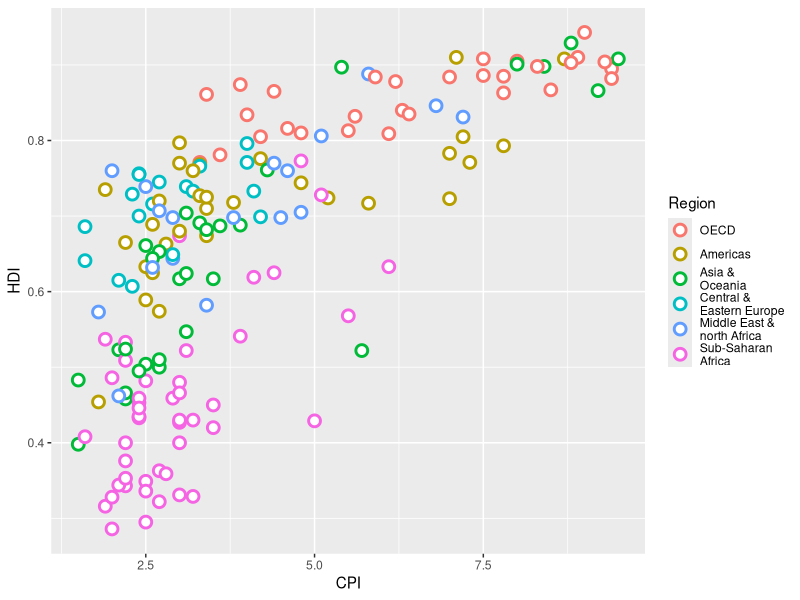
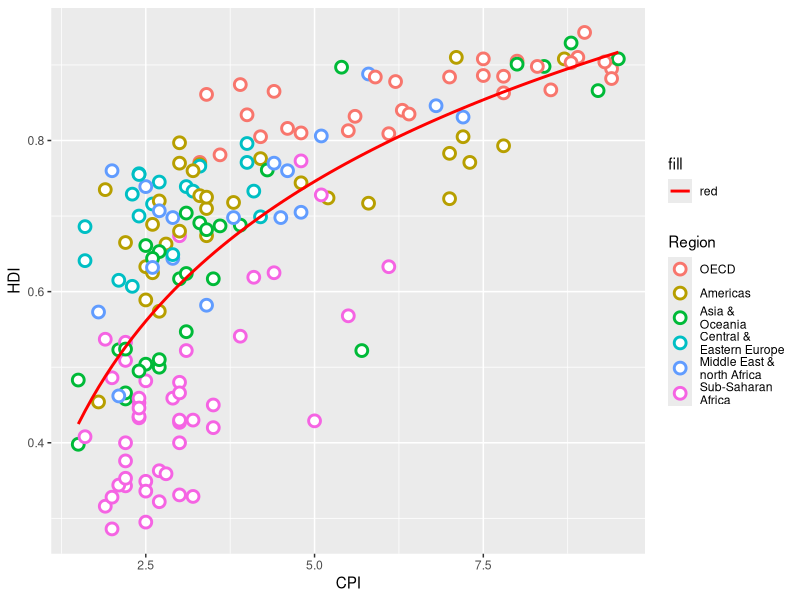
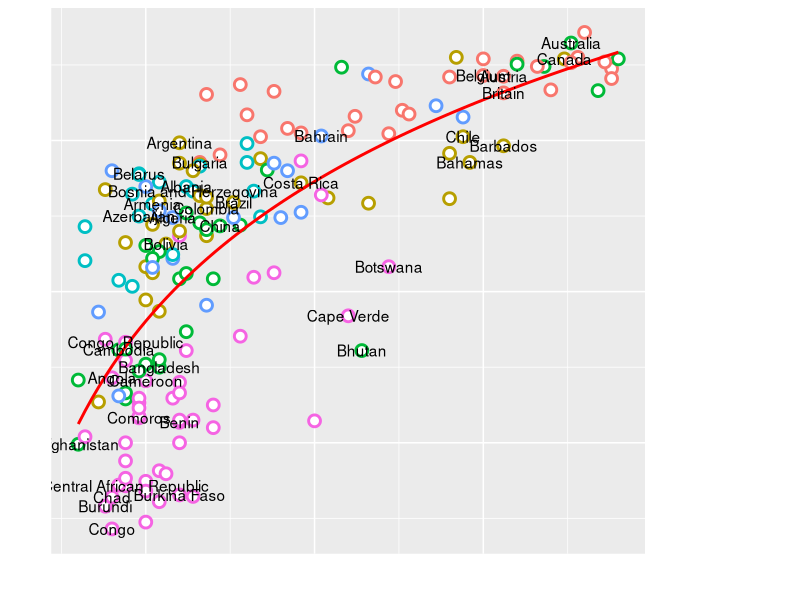

Here is the R script that generated these plots, in order: (Note: this script raises an error after producing the figures.)
# Reference : http://rstudio-pubs-static.s3.amazonaws.com/284329_c7e660636fec4a42a09eed968dc47f32.html

library(ggrepel) #Add point labels
library(ggplot2) #Main package for graph
library(ggthemes)#Themes for formating
# library(grid) #Add grid line
library(cowplot) #Add annotation

# set working directory and read the file
setwd("/Users/sanjaynoronha/Desktop")
EconomistData <- read.csv("EconomistData.csv")
head(EconomistData)

# rename the regions
EconomistData$Region <- factor(EconomistData$Region,
                               levels = c("EU W. Europe",
                                          "Americas",
                                          "Asia Pacific",
                                          "East EU Cemt Asia",
                                          "MENA",
                                          "SSA"),
                               labels = c("OECD",
                                          "Americas",
                                          "Asia &\nOceania",
                                          "Central &\nEastern Europe",
                                          "Middle East &\nnorth Africa",
                                          "Sub-Saharan\nAfrica"))

# lets begin plotting

graph1 <-  ggplot(EconomistData, aes (x=CPI, y=HDI))
#graph1 + geom_point(aes(color = Region))


# Change the point shape and color
g2 <- graph1 + geom_point(aes(color = Region),
                          shape=21, 
                          fill= "White",
                          size =3, 
                          stroke=1.5)

g2

# fit a log line
# remove the Confidence interval
g3 <- g2 + geom_smooth(aes(fill="red"),method = "lm", 
                       formula = y ~log(x),
                       se=FALSE, 
                       linetype=1 , 
                       color= "Red") 
g3

# addc country labels
g3 + geom_text(aes(label = Country))

# Choose the countries that need labeling
point_1 <- c( "Venezuela", "Iraq", "Myanmar", "Sudan",
              "Afghanistan", "Congo", "Greece", "Argentina", 
              "India", "Italy",
              "Botswana", "Cape Verde", "Bhutan", "Rwanda", "France",
              "United States",  "Britain", "Barbados", "Norway", 
              "New Zealand", "Singapore")
point_2 <- c("Russia","Brazil","Spain","Germany", "Japan","China","South Africa")
point_3 <-  c( "Venezuela", "Iraq", "Myanmar", "Sudan",
               "Afghanistan", "Congo", "Greece", "Argentina", 
               "India", "Italy",
               "Botswana", "Cape Verde", "Bhutan", "Rwanda", "France",
               "United States",  "Britain", "Barbados", "Norway", 
               "New Zealand", "Singapore","Russia","Brazil","Spain","Germany", "Japan","China","South Africa")


# add country labels
#g3 + geom_text(aes(label = point_1)) # This does not work
g3 + geom_text(data=EconomistData[EconomistData$Country %in% point_1, ], 
               aes(label=Country)) 
g3

# now we try a better way of labelling
g4 <- g3 + geom_text_repel(data=EconomistData[EconomistData$Country %in% point_1,],
                           aes(label=Country))

g4

g4 + geom_text_repel(data=EconomistData[EconomistData$Country %in% point_2,],
                     aes(label=Country))

g4

# but some countries are overlapping.
g5 <- g4 + theme_bw() +geom_text_repel(data=EconomistData[EconomistData$Country %in% point_2,],
                           aes(label=Country),
                           box.padding = unit(1.75, 'lines'))
g5

#It’s time to play around with the legend box and color.

g6 <- 
    g5 +  scale_color_manual( values = c("#23576E", "#099FDB", 
                                           "#29B00E", "#208F84", 
                                           "#F55840", "#924F3E")) + 
    scale_fill_manual(name='My Lines', values=c("red"),labels=c("R^2=52%"))

# Now we move the legend to the top
g6 + theme(legend.position="top")

# Now we want the legend in 1 line
g7 <- g6 + theme(legend.position="top",
                 legend.title = element_blank(),
                 legend.box = "horizontal" ,
                 legend.text=element_text(size=8.5)) +
  guides(col = guide_legend(nrow = 1))
ggdraw(g7)

# Only keeping major horizontal grid lines
g8 <- g7 + theme(panel.grid.minor = element_blank(), 
                 panel.grid.major = element_line(color = "gray50", size = 0.5),
                 panel.grid.major.x = element_blank(),
                 panel.background = element_blank(),
                 line = element_blank())
ggdraw(g8)

# Add a title
# Adding title is simple. The ggtitle will do the work just fine and we use theme to add some format.

g9 <- g8 + ggtitle("Corruption and human development\n") + 
  theme(plot.title = element_text(hjust = 0.15, 
                                  vjust=2.12, 
                                  colour="black",
                                  size = 14,
                                  face="bold"))
ggdraw(g9)

#After some intense google searching, I found a package called cowplot 
# and it has a feature add_sub that allows us to add a footnote directly into graph.

g10 <-  add_sub(g9,"Source:Transparency International; UN Human Development report",
                x = 0.07,
                hjust = 0,
                fontface = "plain",
                size= 10) 
ggdraw(g10)